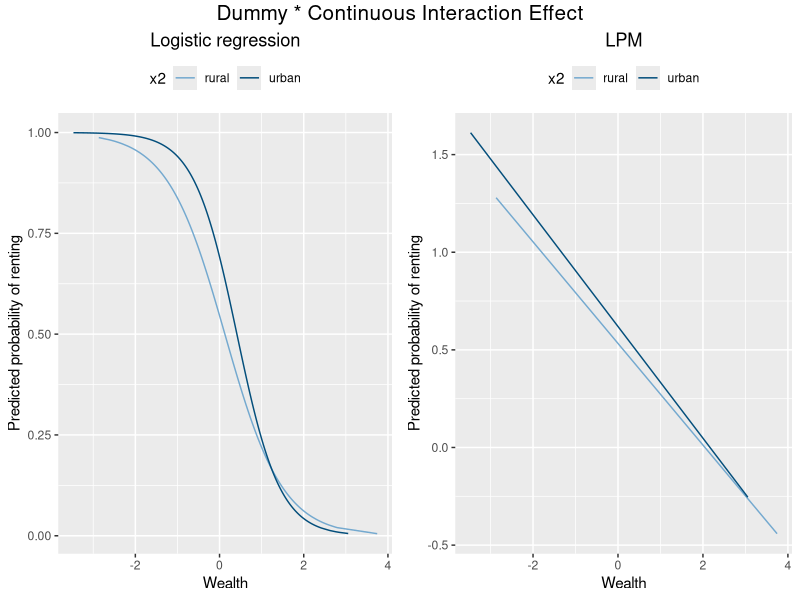
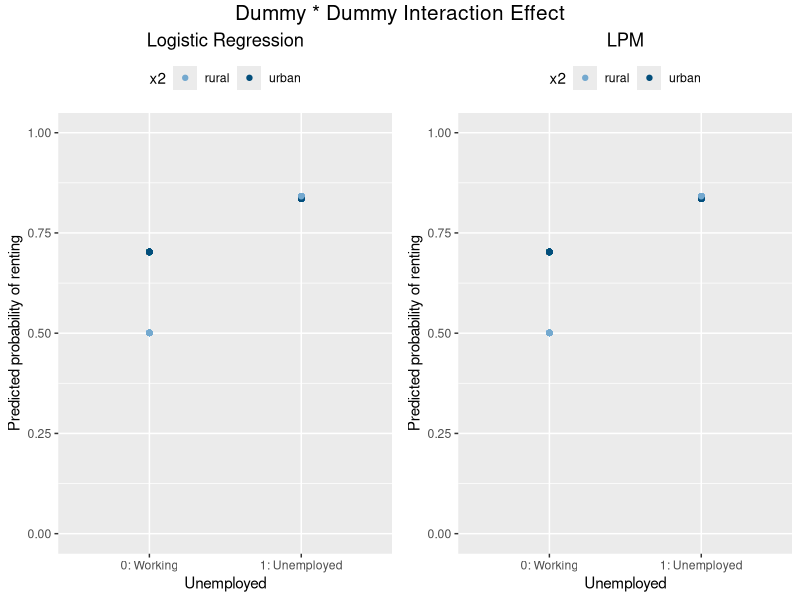
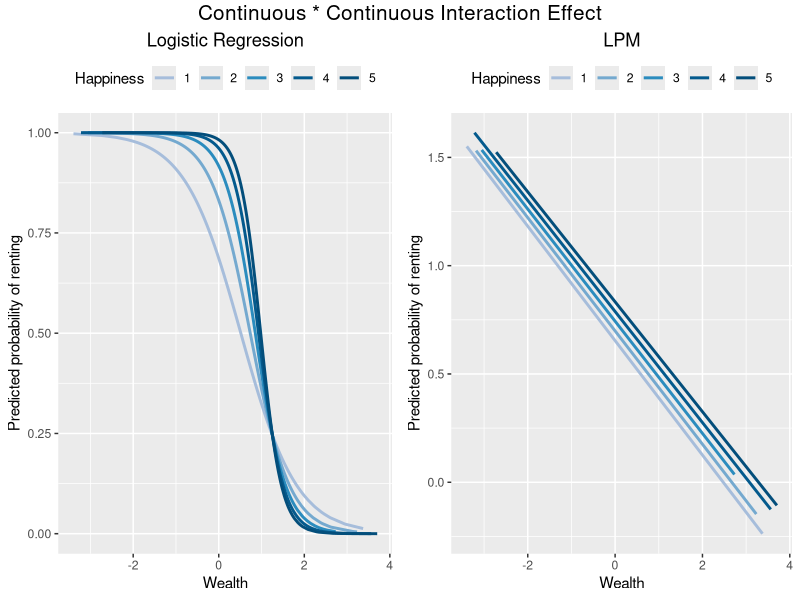

Source code (R) for these figures, in order:
require(ggplot2)
require(gridExtra)
require(grid)

set.seed(45683)

prob2logit <- function(x){
  logit = log(x / (1 - x))
}


intercept <- prob2logit(0.5)

#Simulate dummy x continuous
sim_dummy_cont = function(sample_size = 3000, beta_0 = intercept, beta_1 = -1.5, beta_2= 0.8, beta_3 = -0.4) {
  x1 = rnorm(n = sample_size)
  x2 = rbinom(n = sample_size, size = 1, prob = 0.7)
  eta = beta_0 + beta_1 * x1+ beta_2 * x2 + beta_3 * (x2 * x1)
  p = 1 / (1 + exp(-eta))
  y = rbinom(n = sample_size, size = 1, prob = p)
  data.frame(y, x1, x2)}

#Simulate dummy x dummy 
sim_dummy_dummy = function(sample_size = 3000, beta_0 = intercept, beta_1 = +1.5, beta_2= +0.8, beta_3 = -0.6) {
  x1 = rbinom(n = sample_size, size = 1, prob = 0.3)
  x2 = rbinom(n = sample_size, size = 1, prob = 0.7)
  eta = beta_0 + beta_1 * x1+ beta_2 * x2 + beta_3 * (x2 * x1)
  p = 1 / (1 + exp(-eta))
  y = rbinom(n = sample_size, size = 1, prob = p)
  data.frame(y, x1, x2)}

#simulate continuous x continuous
sim_cont_cont = function(sample_size = 3000, beta_0 = intercept, beta_1 = -0.5, beta_2= 0.8, beta_3 = -0.8) {
  x1 = rnorm(n = sample_size)
  x2 = sample(rep(1:5, each = (sample_size/5)))
  eta = beta_0 + beta_1 * x1+ beta_2 * x2 + beta_3 * (x2 * x1)
  p = 1 / (1 + exp(-eta))
  y = rbinom(n = sample_size, size = 1, prob = p)
  data.frame(y, x1, x2)}


#Simulate data
data = sim_dummy_cont()

#Dummy x cont
logit <- glm(y ~ x1 + x2 + (x2*x1), data = data,  family=binomial(link='logit'))
pred_logit <- data.frame(unlist(logit$fitted.values), unlist(data$x1), unlist(as.factor(data$x2)))
names(pred_logit) = c("pred","x1", "x2")

p1 <- ggplot(pred_logit, aes(x=x1, y=pred, color=x2)) + 
      geom_line() +
      scale_color_manual(values=c('#74a9cf','#034e7b'), labels = c("rural", "urban")) +
      ggtitle("Logistic regression") +
      theme(plot.title = element_text(hjust = 0.5))+
      theme(legend.position="top")+ 
      ylab("Predicted probability of renting") +
      xlab("Wealth")


#Run LPM
lpm <- lm(y ~ x1 + x2 + (x2*x1), data = data)
pred_lpm <- data.frame(unlist(lpm$fitted.values), unlist(data$x1), unlist(as.factor(data$x2)))
names(pred_lpm) = c("pred","x1", "x2")

p2 <- ggplot(pred_lpm, aes(x=x1, y=pred, color=x2)) + 
      geom_line() +
      scale_color_manual(values=c('#74a9cf','#034e7b'), labels = c("rural", "urban")) +
      ggtitle("LPM") +
      theme(plot.title = element_text(hjust = 0.5)) +
      theme(legend.position="top")+ 
      ylab("Predicted probability of renting") +
      xlab("Wealth") 

grid.arrange(p1, p2, ncol =2, top = textGrob("Dummy * Continuous Interaction Effect", 
                                             gp=gpar(fontsize=15)))


#Simulate dummy x dummy 
data = sim_dummy_dummy()
logit <- glm(y ~ x1 + x2 + (x2*x1), data = data,  family=binomial(link='logit'))
pred_logit <- data.frame(unlist(logit$fitted.values), unlist(data$x1), unlist(as.factor(data$x2)))
names(pred_logit) = c("pred","x1", "x2")
lpm <- lm(y ~ x1 + x2 + (x2*x1), data = data)
pred_lpm <- data.frame(unlist(lpm$fitted.values), unlist(data$x1), unlist(as.factor(data$x2)))
names(pred_lpm) = c("pred","x1", "x2")

p3 <- ggplot(pred_logit, aes(x=x1, y=pred, color=x2)) + 
  geom_point() +
  scale_color_manual(values=c('#74a9cf','#034e7b'), labels = c("rural", "urban")) +
  ggtitle("Logistic Regression")+
  theme(plot.title = element_text(hjust = 0.5)) +
  theme(legend.position="top")+ 
  ylab("Predicted probability of renting")+
  xlab("Unemployed") +
  scale_x_discrete(limits = c(0,1), labels=c("0" = "0: Working", "1" = "1: Unemployed"))+
  ylim(0,1)


p4 <- ggplot(pred_lpm, aes(x=x1, y=pred, color=x2)) + 
  geom_point() +
  scale_color_manual(values=c('#74a9cf','#034e7b'), labels = c("rural", "urban")) +
  ggtitle("LPM")+
  theme(plot.title = element_text(hjust = 0.5)) +
  theme(legend.position="top")+ 
  ylab("Predicted probability of renting") +
  xlab("Unemployed")+
  scale_x_discrete(limits = c(0,1), labels=c("0" = "0: Working", "1" = "1: Unemployed")) +
  ylim(0,1)

grid.arrange(p3, p4, ncol =2, top = textGrob("Dummy * Dummy Interaction Effect", 
                                             gp=gpar(fontsize=15)))


#Simulate cont x cont 
data = sim_cont_cont()
logit <- glm(y ~ x1 + x2 + (x2*x1), data = data,  family=binomial(link='logit'))
pred_logit <- data.frame(unlist(logit$fitted.values), unlist(data$x1), unlist(data$x2))
names(pred_logit) = c("pred","x1", "x2")
lpm <- lm(y ~ x1 + x2 + (x2*x1), data = data)
pred_lpm <- data.frame(unlist(lpm$fitted.values), unlist(data$x1), unlist(data$x2))
names(pred_lpm) = c("pred","x1", "x2")

p5 <- ggplot(pred_logit, aes(x=x1, y=pred, color = as.factor(x2))) + 
  #geom_point()+
  geom_line(size = 1) +
  ggtitle("Logistic Regression") +
  theme(plot.title = element_text(hjust = 0.5)) +
  theme(legend.position="top")+ 
  ylab("Predicted probability of renting")+
  xlab("Wealth") +
  labs(colour = "Happiness") +
  scale_color_discrete(type=c( '#a6bddb', '#74a9cf', '#2b8cbe', '#045a8d', '#034e7b'))

p6 <- ggplot(pred_lpm, aes(x=x1, y=pred, color = as.factor(x2))) + 
  geom_line(size=1) +
  ggtitle("LPM") +
  theme(plot.title = element_text(hjust = 0.5)) +
  theme(legend.position="top")+ 
  ylab("Predicted probability of renting")+
  xlab("Wealth") +
  labs(colour = "Happiness") +
  scale_color_discrete(type=c( '#a6bddb', '#74a9cf', '#2b8cbe', '#045a8d', '#034e7b'))



grid.arrange(p5, p6, ncol =2,top = textGrob("Continuous * Continuous Interaction Effect", 
                                            gp=gpar(fontsize=15)))

